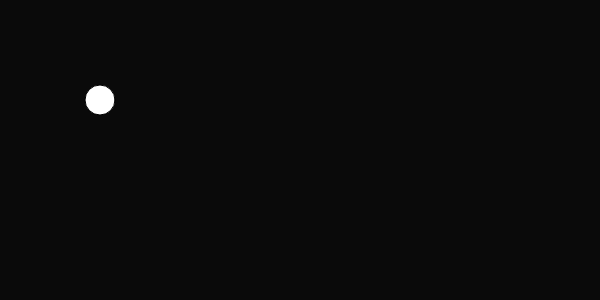
Frame 1 (no input)
Frame 60 (no input): identical to frame 1, image omitted
Frame 120 (the mouse pressed at the canvas centre since frame 60): identical to frame 1, image omitted

The p5.js sketch that drew this single still picture (run headless with seeded random() and noise() and a simulated clock; from frame 60 on, the mouse is pressed at the canvas centre):

// p5.js sketch
// ── sketch.js
/* uses p5.js | by Plasmoxy */

class Ball {
  constructor(x, y, r) {
    this.r = r;
    this.x = x;
    this.y = y;
  }
  
  draw() {
    ellipse(this.x, this.y, this.r, this.r);
  }
}


let canvas;
let bgColor;
let b;

function preload() {
  
}

function setup() {
  bgColor = color(10);
  canvas = createCanvas(600, 300);
  canvas.mousePressed(canvasPressed);
  createP('');
  
  b = new Ball(100, 100, 30);
  
}

function draw() {
  background(bgColor);
  b.draw();
}

function canvasPressed() {
  
}
